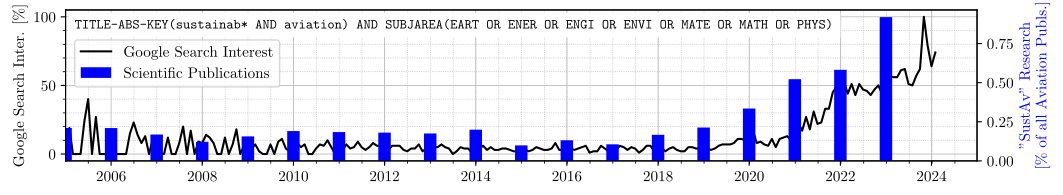

Reproduce this figure in Python.
#%%
# runs code as interactive cell 
# https://code.visualstudio.com/docs/python/jupyter-support-py

# IMPORTS #######################################

# sys
import os
# plotting
import matplotlib.pyplot as plt
# unit conversion
cm = 1/2.54 # for inches-cm conversion
# time manipulation
from datetime import datetime
# data science
import numpy as np
import pandas as pd

# SETUP #########################################

plt.rcParams.update({
    "text.usetex": True,
    "font.family": "Arial",
    "font.sans-serif": "Computer Modern",
    'font.size': 11
})

# DATA IMPORT ###################################

df_google = pd.read_csv(
    filepath_or_buffer = 'data/google_trend_sustav.csv',
    sep = ',',
    decimal = '.',
    index_col = 0,
    parse_dates = True,
    encoding = 'utf-8'
).reset_index()

df_scopus_sustav = pd.read_csv(
    filepath_or_buffer = 'data/scopus_trend_sustav.csv',
    sep = ',',
    decimal = '.',
    index_col = 0,
    parse_dates = True,
    encoding = 'utf-8'
).reset_index()

df_scopus_allaviation = pd.read_csv(
    filepath_or_buffer = 'data/scopus_trend_all_aviation.csv',
    sep = ',',
    decimal = '.',
    index_col = 0,
    parse_dates = True,
    encoding = 'utf-8'
).reset_index()

# DATA MANIPULATION #############################

df_scopus_allaviation = df_scopus_allaviation.merge(df_scopus_sustav[['YEAR']], on='YEAR', how='inner')

# FIGURE ########################################

# SETUP ######################

fig, ax = plt.subplots(
    num = 'main',
    nrows = 1,
    ncols = 1,
    dpi = 300,
    figsize=(30*cm, 5*cm), # A4=(210x297)mm,
)
ax1 = ax.twinx()

# SECONDARY AXES ##############

# AXIS LIMITS ################

ax.set_xlim(
    datetime(2005, 1, 1),  # Start date
    datetime(2024, 12, 31)  # End date
)

# TICKS AND LABELS ###########

ax.minorticks_on()
ax.tick_params(axis='x', which='minor', bottom=True)

# GRIDS ######################

ax.grid(which='major', axis='y', linestyle='-', linewidth = 0.5)
ax.grid(which='minor', axis='y', linestyle=':', linewidth = 0.5)
ax.grid(which='major', axis='x', linestyle='-', linewidth = 0.5)
ax.grid(which='minor', axis='x', linestyle=':', linewidth = 0.5)

# AXIS LABELS ################

ax.set_ylabel("Google Search Inter. [\%]")
ax1.set_ylabel("\"SustAv\" Research \n [\% of all Aviation Publs.]", color='blue')

# PLOTTING ###################

ax1.bar(
    df_scopus['YEAR'],
    df_scopus['RESULT'] / df_scopus_allaviation['RESULT'],
    color = 'blue',
    width = 100,
    label = 'Scientific Publications'
)
ax.plot(
    df_google['YEARMONTH'],
    df_google['SEARCHINTEREST'],
    color = 'black',
    linestyle = '-',
    linewidth = 1.5,
    label = 'Google Search Interest'
)

ax1.text(
    x = 0.01,  # Relative x-coordinate
    y = 0.9,   # Relative y-coordinate
    s = r'\texttt{TITLE-ABS-KEY(sustainab* AND aviation) AND SUBJAREA(EART OR ENER OR ENGI OR ENVI OR MATE OR MATH OR PHYS)}',
    ha = 'left',
    va = 'center',
    fontsize = 10,
    color = 'black',
    transform = ax1.transAxes,  # Use axis coordinates
    backgroundcolor = 'white'
)


# LEGEND ####################

# Get the handles and labels from both axes
handles1, labels1 = ax.get_legend_handles_labels()
handles2, labels2 = ax1.get_legend_handles_labels()

# Combine the handles and labels
handles = handles1 + handles2
labels = labels1 + labels2

ax.legend(
    handles=handles,
    labels=labels,
    loc=(0.01, 0.49),
)

# EXPORT #########################################

file_path = os.path.abspath(__file__)
file_name = os.path.splitext(os.path.basename(file_path))[0]
figure_name: str = str(file_name + '.pdf')

plt.savefig(
    fname = figure_name,
    format="pdf",
    bbox_inches='tight',
    transparent = False
)
